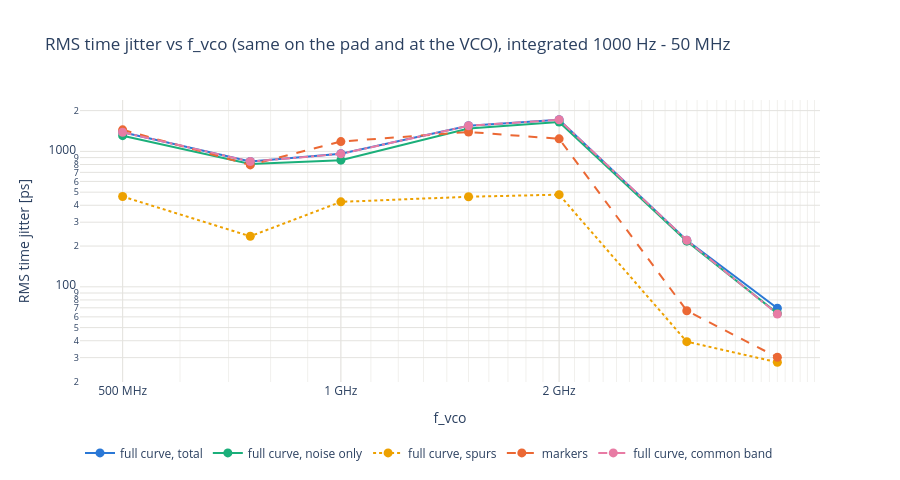

The cell this chart's notebook holds for it:
### Code cell
# RMS jitter vs f_vco: full curve (total, noise only, spurs) and the markers.
fig = go.Figure()
for col, name, color, dash in (("time_jitter_trace_ps", "full curve, total", PALETTE[0], "solid"),
                               ("time_jitter_noise_ps", "full curve, noise only", PALETTE[2], "solid"),
                               ("time_jitter_spur_ps", "full curve, spurs", PALETTE[3], "dot"),
                               ("time_jitter_ps", "markers", PALETTE[1], "dash"),
                               ("time_jitter_trace_common_ps", "full curve, common band", PALETTE[4], "dashdot")):
    fig.add_scatter(x=ok["f_vco"] / 1e6, y=ok[col], mode="lines+markers", name=name,
                    line=dict(color=color, width=2, dash=dash), marker=dict(size=9), customdata=HOVER_DATA,
                    hovertemplate=f"{name}: %{{y:.1f}} ps at %{{x:g}} MHz<br>{HOVER_SETTING}<extra></extra>")
fig.update_layout(title=f"RMS time jitter vs f_vco (same on the pad and at the VCO), integrated {float(offsets[0]):g} Hz - {float(offsets[-1]) / 1e6:g} MHz",
                  template="plotly_white", height=480, legend=dict(orientation="h", y=-0.2))
fig.update_xaxes(title="f_vco", gridcolor=GRID, **FREQ_AXIS)
fig.update_yaxes(title="RMS time jitter [ps]", type="log", gridcolor=GRID)
save(fig, "jitter_vs_f")

### Figure 1 — Plotly figure (JSON) as saved in the notebook; plotly's stock layout.template omitted (floating-point values rounded to 4 significant figures)
{"data": [{"customdata": [[13.0, 11.0, 8.0, 2005.0, -2.919, 3.906], [10.0, 9.0, 2.0, 2004.0, -0.2664, 5.859], [6.0, 8.0, 10.0, 1996.0, -1.516, 7.812], [0.0, 11.0, 15.0, 1939.0, -1.885, 11.72], [0.0, 9.0, 0.0, 1938.0, -3.807, 15.62], [0.0, 8.0, 12.0, 15020.0, 0.6855, 23.44], [0.0, 8.0, 0.0, 28040.0, 0.4333, 31.25]], "hovertemplate": "full curve, total: %{y:.1f} ps at %{x:g} MHz<br>ref %{customdata[5]:.4g} MHz, c%{customdata[0]:.0f} min %{customdata[1]:.0f} max %{customdata[2]:.0f}, |Kvco| %{customdata[3]:.0f} MHz/V, carrier %{customdata[4]:.1f} dBm<extra></extra>", "line": {"color": "#2a78d6", "dash": "solid", "width": 2}, "marker": {"size": 9}, "mode": "lines+markers", "name": "full curve, total", "type": "scatter", "x": [500.0, 750.0, 1000.0, 1500.0, 2000.0, 3000.0, 4000.0], "y": [1386.0, 841.5, 959.8, 1545.0, 1713.0, 220.8, 69.44]}, {"customdata": [[13.0, 11.0, 8.0, 2005.0, -2.919, 3.906], [10.0, 9.0, 2.0, 2004.0, -0.2664, 5.859], [6.0, 8.0, 10.0, 1996.0, -1.516, 7.812], [0.0, 11.0, 15.0, 1939.0, -1.885, 11.72], [0.0, 9.0, 0.0, 1938.0, -3.807, 15.62], [0.0, 8.0, 12.0, 15020.0, 0.6855, 23.44], [0.0, 8.0, 0.0, 28040.0, 0.4333, 31.25]], "hovertemplate": "full curve, noise only: %{y:.1f} ps at %{x:g} MHz<br>ref %{customdata[5]:.4g} MHz, c%{customdata[0]:.0f} min %{customdata[1]:.0f} max %{customdata[2]:.0f}, |Kvco| %{customdata[3]:.0f} MHz/V, carrier %{customdata[4]:.1f} dBm<extra></extra>", "line": {"color": "#1baf7a", "dash": "solid", "width": 2}, "marker": {"size": 9}, "mode": "lines+markers", "name": "full curve, noise only", "type": "scatter", "x": [500.0, 750.0, 1000.0, 1500.0, 2000.0, 3000.0, 4000.0], "y": [1306.0, 807.7, 861.1, 1474.0, 1645.0, 217.3, 63.66]}, {"customdata": [[13.0, 11.0, 8.0, 2005.0, -2.919, 3.906], [10.0, 9.0, 2.0, 2004.0, -0.2664, 5.859], [6.0, 8.0, 10.0, 1996.0, -1.516, 7.812], [0.0, 11.0, 15.0, 1939.0, -1.885, 11.72], [0.0, 9.0, 0.0, 1938.0, -3.807, 15.62], [0.0, 8.0, 12.0, 15020.0, 0.6855, 23.44], [0.0, 8.0, 0.0, 28040.0, 0.4333, 31.25]], "hovertemplate": "full curve, spurs: %{y:.1f} ps at %{x:g} MHz<br>ref %{customdata[5]:.4g} MHz, c%{customdata[0]:.0f} min %{customdata[1]:.0f} max %{customdata[2]:.0f}, |Kvco| %{customdata[3]:.0f} MHz/V, carrier %{customdata[4]:.1f} dBm<extra></extra>", "line": {"color": "#eda100", "dash": "dot", "width": 2}, "marker": {"size": 9}, "mode": "lines+markers", "name": "full curve, spurs", "type": "scatter", "x": [500.0, 750.0, 1000.0, 1500.0, 2000.0, 3000.0, 4000.0], "y": [464.2, 236.1, 423.9, 462.4, 479.4, 39.35, 27.72]}, {"customdata": [[13.0, 11.0, 8.0, 2005.0, -2.919, 3.906], [10.0, 9.0, 2.0, 2004.0, -0.2664, 5.859], [6.0, 8.0, 10.0, 1996.0, -1.516, 7.812], [0.0, 11.0, 15.0, 1939.0, -1.885, 11.72], [0.0, 9.0, 0.0, 1938.0, -3.807, 15.62], [0.0, 8.0, 12.0, 15020.0, 0.6855, 23.44], [0.0, 8.0, 0.0, 28040.0, 0.4333, 31.25]], "hovertemplate": "markers: %{y:.1f} ps at %{x:g} MHz<br>ref %{customdata[5]:.4g} MHz, c%{customdata[0]:.0f} min %{customdata[1]:.0f} max %{customdata[2]:.0f}, |Kvco| %{customdata[3]:.0f} MHz/V, carrier %{customdata[4]:.1f} dBm<extra></extra>", "line": {"color": "#eb6834", "dash": "dash", "width": 2}, "marker": {"size": 9}, "mode": "lines+markers", "name": "markers", "type": "scatter", "x": [500.0, 750.0, 1000.0, 1500.0, 2000.0, 3000.0, 4000.0], "y": [1443.0, 794.9, 1182.0, 1391.0, 1238.0, 66.56, 30.17]}, {"customdata": [[13.0, 11.0, 8.0, 2005.0, -2.919, 3.906], [10.0, 9.0, 2.0, 2004.0, -0.2664, 5.859], [6.0, 8.0, 10.0, 1996.0, -1.516, 7.812], [0.0, 11.0, 15.0, 1939.0, -1.885, 11.72], [0.0, 9.0, 0.0, 1938.0, -3.807, 15.62], [0.0, 8.0, 12.0, 15020.0, 0.6855, 23.44], [0.0, 8.0, 0.0, 28040.0, 0.4333, 31.25]], "hovertemplate": "full curve, common band: %{y:.1f} ps at %{x:g} MHz<br>ref %{customdata[5]:.4g} MHz, c%{customdata[0]:.0f} min %{customdata[1]:.0f} max %{customdata[2]:.0f}, |Kvco| %{customdata[3]:.0f} MHz/V, carrier %{customdata[4]:.1f} dBm<extra></extra>", "line": {"color": "#e87ba4", "dash": "dashdot", "width": 2}, "marker": {"size": 9}, "mode": "lines+markers", "name": "full curve, common band", "type": "scatter", "x": [500.0, 750.0, 1000.0, 1500.0, 2000.0, 3000.0, 4000.0], "y": [1384.0, 841.5, 958.6, 1545.0, 1711.0, 220.8, 63.0]}], "layout": {"height": 480, "legend": {"orientation": "h", "y": -0.2}, "title": {"text": "RMS time jitter vs f_vco (same on the pad and at the VCO), integrated 1000 Hz - 50 MHz"}, "xaxis": {"gridcolor": "#e4e3df", "minor": {"gridcolor": "#f1f0ed", "showgrid": true}, "ticktext": ["100 MHz", "200 MHz", "500 MHz", "1 GHz", "2 GHz", "5 GHz", "10 GHz"], "tickvals": [100, 200, 500, 1000, 2000, 5000, 10000], "title": {"text": "f_vco"}, "type": "log"}, "yaxis": {"gridcolor": "#e4e3df", "title": {"text": "RMS time jitter [ps]"}, "type": "log"}}}
